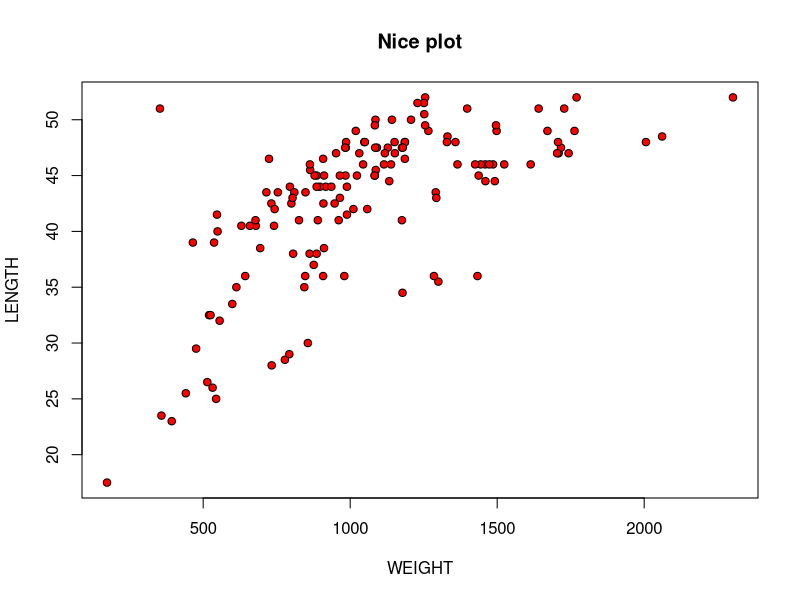
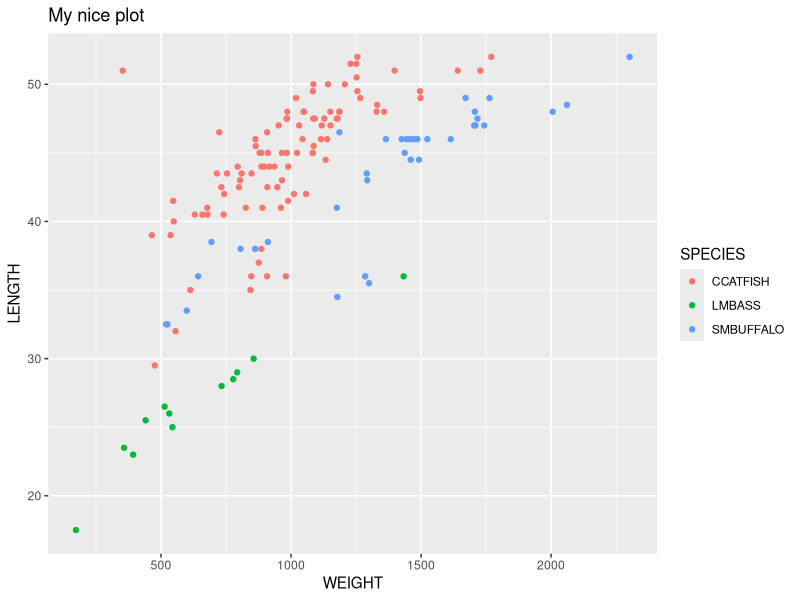

These figures' R source, in order:
## ---- chunk 1
knitr::opts_chunk$set(echo = TRUE)
## ---- chunk 2
getwd()
## ---- chunk 3
ddt <- read.csv("DDT-1.csv")
head(ddt, 6)
## ---- chunk 4
with(ddt, plot(x = WEIGHT, y = LENGTH, pch = 21, bg = "Red", main = "Nice plot"))
## ---- chunk 5
library(ggplot2)
head(ddt,1)
g <- ggplot(ddt)
g <- g + geom_point(aes(x = WEIGHT, y = LENGTH, col = SPECIES))
g <- g + ggtitle("My nice plot")
g
